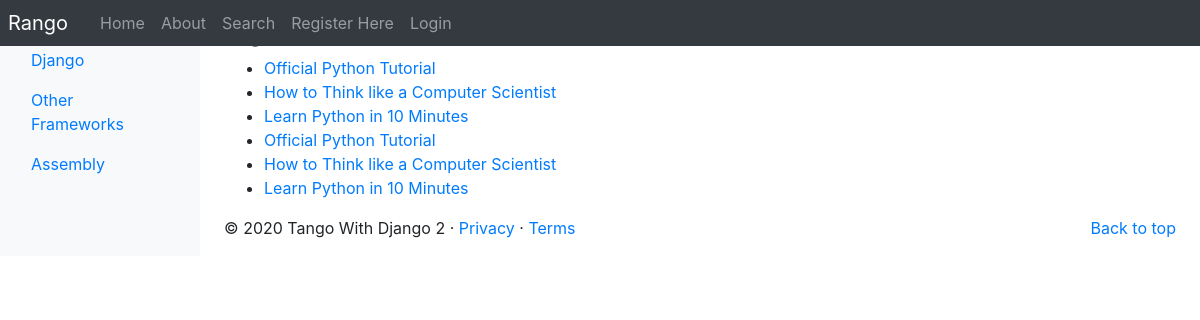
/rango/category/python/, run on the app's committed database.
### rango/models.py (models this page shows, shortened)
class Category(models.Model):
	NAME_MAX_LENGTH = 128
	name = models.CharField(max_length=NAME_MAX_LENGTH, unique=True)
	views = models.IntegerField(default=0)
	likes = models.IntegerField(default=0)
	slug = models.SlugField(unique=True)
	class Meta:
		verbose_name_plural = 'Categories'

class Page(models.Model):
	TITLE_MAX_LENGTH = 128
	URL_MAX_LENGTH = 200
	category = models.ForeignKey(Category, on_delete=models.CASCADE)
	title = models.CharField(max_length=TITLE_MAX_LENGTH)
	url = models.URLField(max_length=URL_MAX_LENGTH)
	views = models.IntegerField(default=0)

### rango/views.py (the view)
def show_category(request, category_name_slug):
	context_dict = {}
	try:
		category = Category.objects.get(slug=category_name_slug)
		pages = Page.objects.filter(category=category)
		context_dict['pages'] = pages
		context_dict['category'] = category
	except Category.DoesNotExist:
		context_dict['category'] = None
		context_dict['pages'] = None
	return render(request, 'rango/category.html', context=context_dict)

### rango/templatetags/rango_template_tags.py (called while the page is built)
@register.inclusion_tag('rango/categories.html')
def get_category_list(current_category=None):
	return {'categories': Category.objects.all(),
	        'current_category': current_category}

### templates/rango/category.html (shortened to what this page needs)
{% extends 'rango/base.html' %}
{% load staticfiles %}
{% block body_block %}
	{% if category %}
	<h1>{{ category.name }}</h1>
	{% if pages %}
	<ul>
		{% for page in pages %}
		<li><a href="{{ page.url }}">{{ page.title }}</a></li>
		{% endfor %}
	</ul>
	{% else %}
		<strong>No pages currently in category.</strong>
	{% endif %}
	{% else %}
		The specified category does not exist.
	{% endif %}
{% endblock %}

### templates/rango/base.html (shortened to what this page needs)
<!DOCTYPE html>
{% load staticfiles %}
{% load rango_template_tags %}
<html lang="en">
    <head>
    <link href="https://getbootstrap.com/docs/4.2/dist/css/bootstrap.min.css" rel="stylesheet">
    <link href="https://getbootstrap.com/docs/4.2/examples/dashboard/dashboard.css" rel="stylesheet">
    </head>
    <body>
        <header>
            <nav class="navbar navbar-expand-md navbar-dark fixed-top bg-dark p-0">
                <a class="navbar-brand p-2" href="{% url 'rango:index' %}">Rango</a>
                <div class="collapse navbar-collapse" id="navbarCollapse">
                    <ul class="navbar-nav mr-auto">
                        <li class="nav-item"><a class="nav-link" href="{% url 'rango:index' %}">Home</a></li>
                        <li class="nav-item "><a class="nav-link" href="{% url 'rango:about' %}">About</a></li>
                        <li class="nav-item "><a class="nav-link" href="{% url 'rango:search' %}">Search</a></li>
                        {% if user.is_authenticated %}
                        <li class="nav-item "><a class="nav-link" href="{% url 'rango:restricted' %}">Restricted</a></li>
                        <li class="nav-item"><a class="nav-link" href="{% url 'auth_logout' %}?next=/rango/">Logout</a></li>
                        <li class="nav-item"><a class="nav-link" href="{% url 'rango:add_category' %}">Add Category</a></li>
                        <li class="nav-item"><a class="nav-link" href="{% url 'auth_password_change' %}">Change Password</a></li>
                        {% else %}
                        <li class="nav-item"><a class="nav-link" href="{% url 'registration_register' %}">Register Here</a></li>
                        <li class="nav-item "><a class="nav-link" href="{% url 'auth_login' %}">Login</a></li>
                        {% endif %}
                    </ul>
                </div>
            </nav>
        </header>
        <div class="container-fluid">
            <div class="row">
                <nav class="col-md-2 d-none d-md-block bg-light sidebar">
                    <div class="sidebar-sticky">
                    {% block sidebar_block %}
                        {% get_category_list category %}
                    {% endblock %}
                    </div>
                </nav>
                <main role="main" class="col-md-9  ml-sm-auto col-lg-10 px-4">
                    {% block body_block %}{% endblock %}
                    <footer>
                        <p class="float-right"><a href="#">Back to top</a></p>
                        <p>&copy; 2020 Tango With Django 2 &middot; <a href="#">Privacy</a> &middot; <a href="#">Terms</a></p>
                    </footer>
                </main>
            </div>
        </div>
    </body>
</html>

### templates/rango/categories.html (shortened to what this page needs)
<ul class="nav flex-column">
{% if categories %}
  {% for c in categories %}
  {% if c == current_category %}
    <li class="nav-item">
    <a class="nav-link active" href="{% url 'rango:show_category' c.slug %}">
    </a>
    </li>
  {% else %}
    <li class="nav-item">
    <a class="nav-link" href="{% url 'rango:show_category' c.slug %}">
    {{ c.name }}
    </a>
    </li>
  {% endif %}
  {% endfor %}
{% else %}
  <li class="nav-item">There are no categories present.</li>
{% endif %}
</ul>

### data on the page
Category: name "Django"
Category: name "Other Frameworks"
Category: name "Assembly"
Page: title "Official Python Tutorial"
Page: title "How to Think like a Computer Scientist"
Page: title "Learn Python in 10 Minutes"
Page: title "Official Python Tutorial"
Page: title "How to Think like a Computer Scientist"
Page: title "Learn Python in 10 Minutes"
